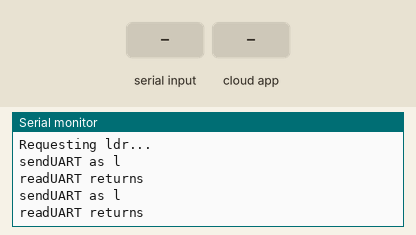
Simulated run of this sketch. Board: ESP8266 (NodeMCU). On the bench: the last lines printed to the serial monitor. The inputs (shaded band) are chosen by the test bench. WiFi joins after 1.5 s; servers stay silent unless stated; the Firebase database answers and starts empty.

Above: at 3.7 s.
3.8 s: "1" received over the second serial link
At 5.1 s:
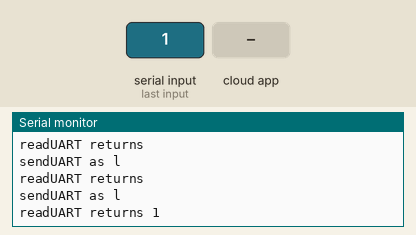
5.3 s: the phone or cloud app sets speed to 25
At 7.7 s:
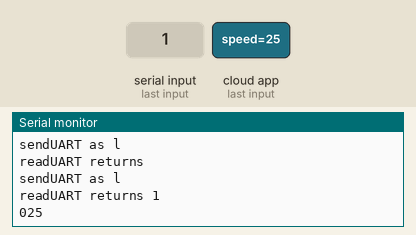
9.3 s: "0" received over the second serial link
At 10.6 s:
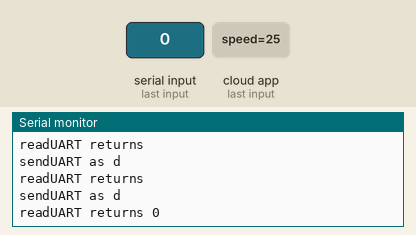
10.8 s: the phone or cloud app sets speed to 0
At 13.3 s:
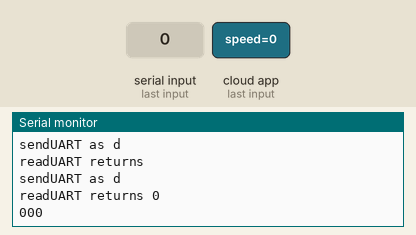

Measured:
- after the input at 3.8 s, the serial monitor: prints a new line after 0.70 s (image 1)
- after the input at 5.3 s, the serial monitor: prints a new line after 1.1 s (image 2)
- after the input at 9.3 s, the serial monitor: prints a new line after 0.91 s (image 3)
- after the input at 10.8 s, the serial monitor: prints a new line after 1.3 s (image 4)

The sketch:

esp_proj_demo1.ino
```cpp
// (licence header left out)
// FirebaseDemo_ESP8266 is a sample that demo the different functions
// of the FirebaseArduino API.


// ***********************************************************************************
// FROM TOUCHY, READ ME FIRST
// You need to change
// 1. WIFI_SSID and WIFI_PASSWORD to your own WIFI.(Note: Use 2G, not 5G because esp is dumb)
// 2. If necessary, change FIREBASE_HOST and FIREBASE_AUTH (Note: But I'm in charge of this so keep it unchanged)
// ***********************************************************************************


#include <ESP8266WiFi.h>
#include <FirebaseArduino.h>
#include <SoftwareSerial.h>

// Set these to run example.
#define FIREBASE_HOST "embedded-lab-project-default-rtdb.asia-southeast1.firebasedatabase.app"
#define FIREBASE_AUTH "rmzdZbUALOfixTPyV7Xk1F1YVGqm3mNVSgh3IoyO"
#define WIFI_SSID "Chitthamlerd-2.4" // "Spamma 5G" / "Touchy's" / "TrueGigatexFiber_2.4GX77"
#define WIFI_PASSWORD "9029902990" // "0917191691" / "sleepisfortheweak" / "TouchPloy38"

// Set my own variables
SoftwareSerial NodeSerial(D2, D3); // RX | TX
SoftwareSerial NodeSerial2(D5, D6); // RX | TX

void setupESP() {
  pinMode(D2, INPUT);
  pinMode(D3, OUTPUT);
  NodeSerial.begin(115200);

  Serial.println("Done ESP setup!");
}

void setup() {
  Serial.begin(115200);

  Serial.println("Starting");
  // connect to wifi.
  WiFi.begin(WIFI_SSID, WIFI_PASSWORD);
  Serial.print("connecting");
  while (WiFi.status() != WL_CONNECTED) {
    Serial.print(".");
    delay(500);
  }
  Serial.println();
  Serial.print("connected: ");
  Serial.println(WiFi.localIP());
  setupESP();

  Firebase.begin(FIREBASE_HOST, FIREBASE_AUTH);
  delay(1000);
}

int last_vel = -1;
void pollFirebase() {
  int vel = Firebase.getFloat("speed");
  if(last_vel == vel) {
    return;
  }
  last_vel = vel;


  NodeSerial.write('f');
  delay(500);
  char buf[4];
  sprintf(buf, "%03d", vel);
  Serial.println(buf);
  NodeSerial.write(buf);
}


void loop() {
//  String rq = "h";
//  sendUART(NodeSerial, rq);
//  readUART(NodeSerial);
  Rq('l', "ldr");
  for(int i=0; i<=1000; i+=500) {
    pollFirebase();
    delay(500);
  }
  Rq('d', "DHT");
  for(int i=0; i<=1000; i+=500) {
    pollFirebase();
    delay(500);
  }
  delay(1000);
  Rq('D', "Dust");
  for(int i=0; i<=1000; i+=500) {
    pollFirebase();
    delay(500);
  }
  delay(1000);
}

void Rq(char rq, const String& name) {
  Serial.printf("Requesting %s...\n", name.c_str());
  String data = "";
  String rq_str = String(rq);
  while(data.length()==0) {
    sendUART(NodeSerial, rq_str);
    data = readUART(NodeSerial);
    delay(1000);
  }
  firebasePush(data);
}


void sendUART(SoftwareSerial &NodeSerial, String &str) {
  char p[str.length()+1];
  int i;
  for (i = 0; i < str.length()+1; i++) {
  if ((int) str[i] < 127) p[i] = str[i];
  }
  Serial.print("sendUART as ");
  Serial.println(p);
  NodeSerial.write(p);
//  while (!NodeSerial.available()) {
//
//  }
}

String readUART(SoftwareSerial &NodeSerial) {
  char result[15]="";
  int idx = 0;
  // Read all bytes
  while (NodeSerial.available() > 0) {
    int x = NodeSerial.read();
    if (x<32 || x>126) {
      continue;
    }
    char xx = x;
    result[idx] = x;
    idx++;
  }

  result[idx]='\0';
  Serial.print("readUART returns ");
  Serial.println(result);
  return result;
}

void firebasePush(String &data) {
  String opCode = String(data[0]);
  String text = data.substring(2);

  firebaseSetString(opCode, text);
}

void firebaseSetString(String &key, String &str) {
  // set string value
  Firebase.setString(key, str);
  // handle error
  if (Firebase.failed()) {
    Serial.print("setting /sensor1 failed:");
    Serial.println(Firebase.error());
    return;
  }
  delay(100);
}
```
